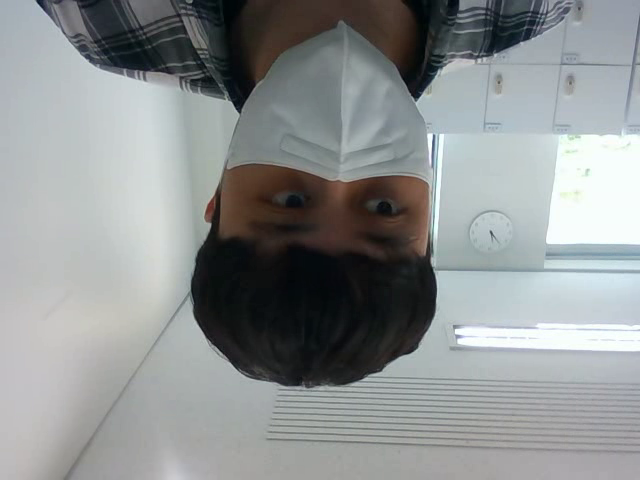
#> input picture frame 9 of Saturday.avi, 640 x 480 px, given in place of the camera
$ jupyter execute --allow-errors 20230704_01.ipynb
#> lines starting #> are read from the running program, lines starting #| are printed output that depends on the picture; after the words box and inside, x2 and y2 are one past the last pixel; in counts of white or black regions, pixels touching at a corner belong together
[cell 1]
import numpy as np
import sys
import cv2
import matplotlib.pyplot as plt

[cell 2]
src = cv2.imread('./fig_ch2/cow.png')
dst = cv2.imread('./fig_ch2/green.png')
#> (the rest of this cell did not finish here and is left out)

[cell 3]
img1 = np.zeros((400,600,3), np.uint8)
img2 = np.ones((400,600,3), np.uint8) * 255
img3 = np.full((400,600,3),(123,56,93),np.uint8)

cv2.imshow('img1',img1)
cv2.imshow('img2',img2)
cv2.imshow('img3',img3)
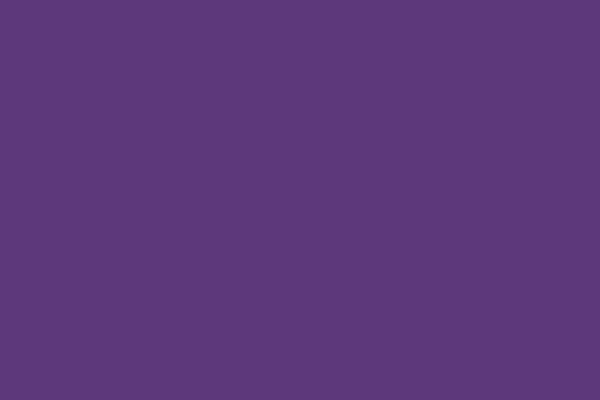
#> window 'img3': shape (400, 600, 3); mean B, G, R 123, 56, 93

cv2.waitKey()
cv2.destroyAllWindows()

[cell 4]
import os

#> (a cell that did not finish here is left out)

[cell 6]
img_BGR = cv2.imread('./fig_ch2/cat.bmp')
#> (the rest of this cell did not finish here and is left out)

[cell 7]
img = cv2.imshow('./fig_ch2/imgbin_hat.png', cv2.IMREAD_UNCHANGED)
#> (the rest of this cell did not finish here and is left out)

[cell 8]
src = cv2.imread('./fig_ch2/cat.bmp')
#> (the rest of this cell did not finish here and is left out)

[cell 9]
img = np.ones((600,1200,3), np.uint8) * 255

pt1 = (50,80)
pt2 = (200,80)
pt3 = (150,300)
color = (0,0,255)
thickness = 5

cv2.line(img, pt1, pt2, color, thickness, cv2.LINE_8)
cv2.line(img, pt2, pt3, color, thickness, cv2.LINE_AA)
cv2.arrowedLine(img, (300, 80),(300, 300), (225,0,0), thickness, cv2.LINE_AA)

cv2.rectangle(img, (50,400),(330,550),color, thickness)
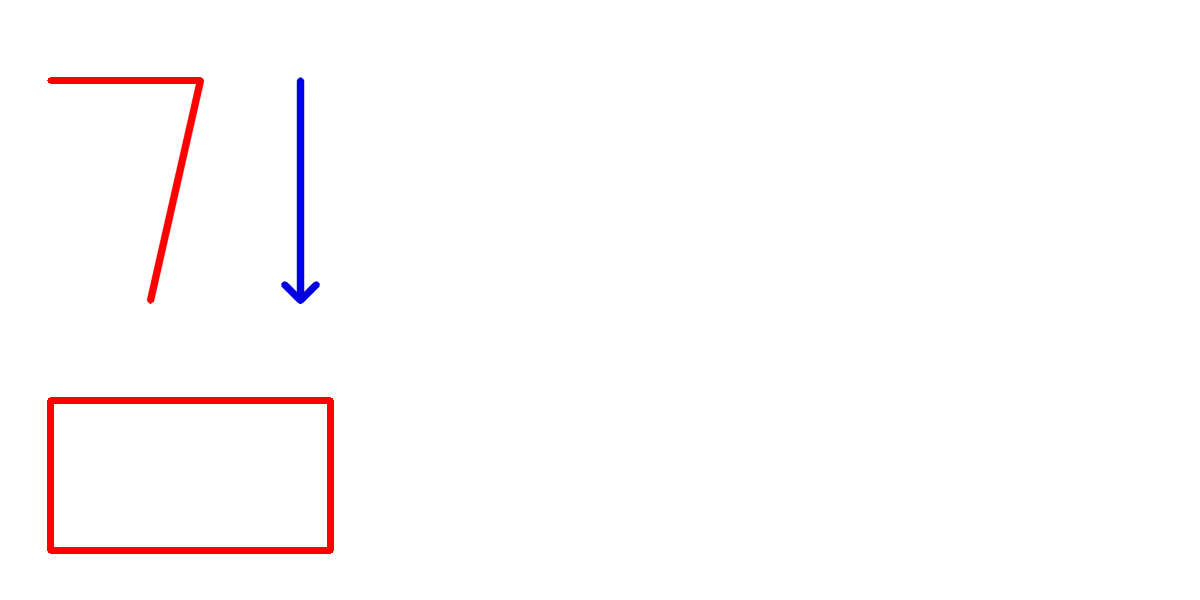
#> img: shape (600, 1200, 3); mean of channels 0, 1, 2 251.8, 251.2, 254.3; drawn as B, G, R
cv2.rectangle(img, (70,420,240,110),(0,255,0),-1)

cv2.circle(img, (800,300), 100, (0,123,65), 10, cv2.LINE_AA)

cv2.ellipse(img, (800,300), (50,100),45, 0,360,(0,0,255),10,cv2.LINE_AA)
cv2.ellipse(img, (800,300), (50,100),-45, 0,360,(255,0,0),10,cv2.LINE_AA)

cv2.putText(img, 'Hello opencv!', (600,100), cv2.FONT_HERSHEY_COMPLEX, 2,(84,156,255), 2, cv2.LINE_AA)
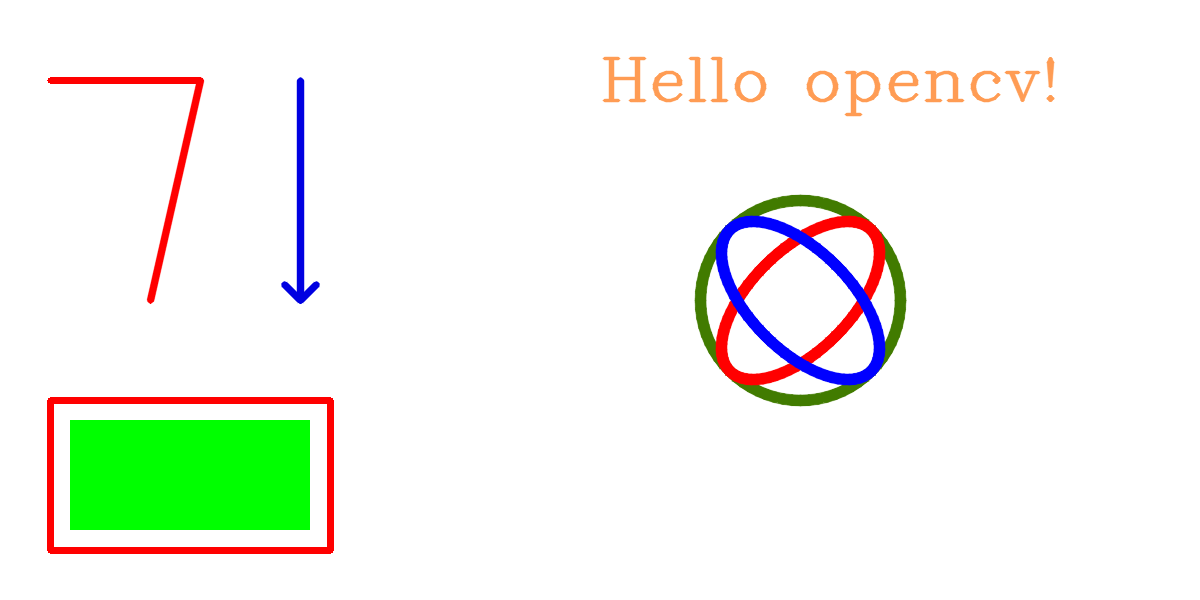
#> img: shape (600, 1200, 3); mean of channels 0, 1, 2 237.7, 245.9, 241.6; drawn as B, G, R

cv2.imshow('img', img)

cv2.waitKey()
cv2.destroyAllWindows()

[cell 10]
img = np.ones((600,1200,3), np.uint8) * 255

cv2.circle(img, (250, 200), 100, (0,255,0), 10, cv2.LINE_AA)
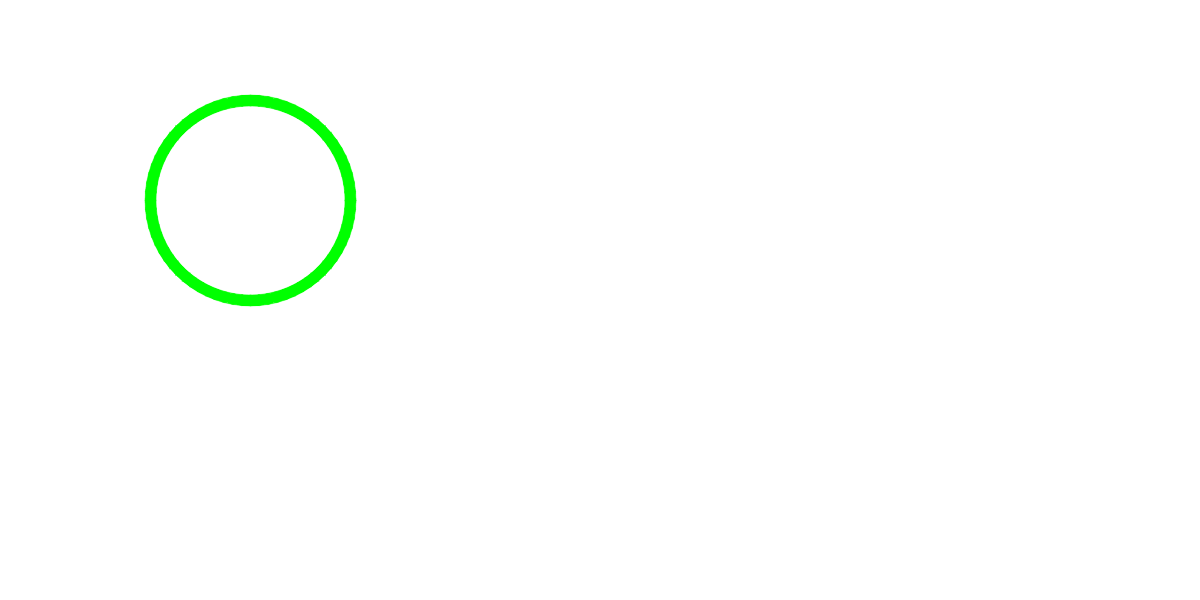
#> img: shape (600, 1200, 3); mean of channels 0, 1, 2 252.5, 255, 252.5; drawn as B, G, R
cv2.ellipse(img, (250, 200), (50,100),45, 0,360,(0,0,255),10,cv2.LINE_AA)
cv2.ellipse(img, (250, 200), (50,100),-45, 0,360,(255,0,0),10,cv2.LINE_AA)

cv2.line(img, (400,90),(400,310),(0,0,255),10, cv2.LINE_AA)

cv2.line(img, (170,350),(170,500),(0,0,255),10, cv2.LINE_AA)
cv2.line(img, (170,500),(410,500),(0,0,255),10, cv2.LINE_AA)

cv2.line(img, (800, 100),(600, 250),(0,0,255),10, cv2.LINE_AA)
cv2.arrowedLine(img, (800, 100),(1000, 250), (0,0,255),10, cv2.LINE_AA)

cv2.line(img, (1100, 80),(1100, 270),(0,0,255),10, cv2.LINE_AA)
cv2.line(img, (1100, 95),(1150, 95),(0,0,255),10, cv2.LINE_AA)

cv2.rectangle(img, (600,320,500,200),(0,0,0),-1)
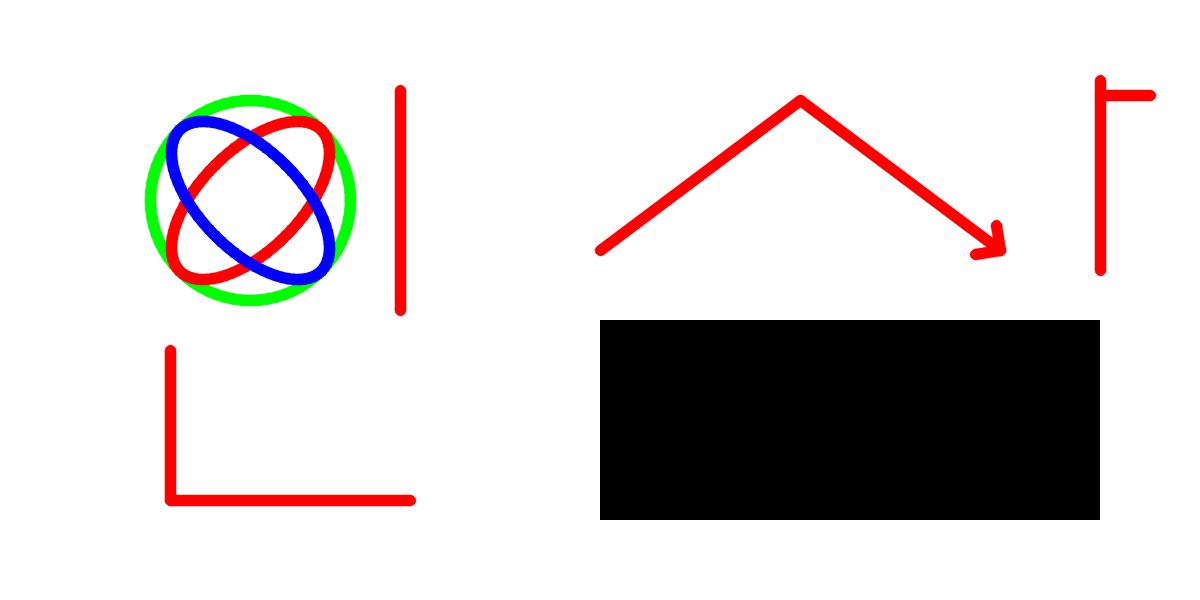
#> img: shape (600, 1200, 3); mean of channels 0, 1, 2 210.2, 210.1, 215.7; drawn as B, G, R

cv2.imshow('img', img)

cv2.waitKey()
cv2.destroyAllWindows()

[cell 11]
cap = cv2.VideoCapture(0)

if not cap.isOpened():
    print('Video open failed')
    sys.exit()

while True:
    ret, frame = cap.read()
#> frame is the input picture: shape (480, 640, 3); mean B, G, R 146.1, 145.8, 141.9

    if not ret:
        print('frame read failed')
        break
    cv2.circle(frame,(100,100),50,(0,0,255),5,cv2.LINE_AA)
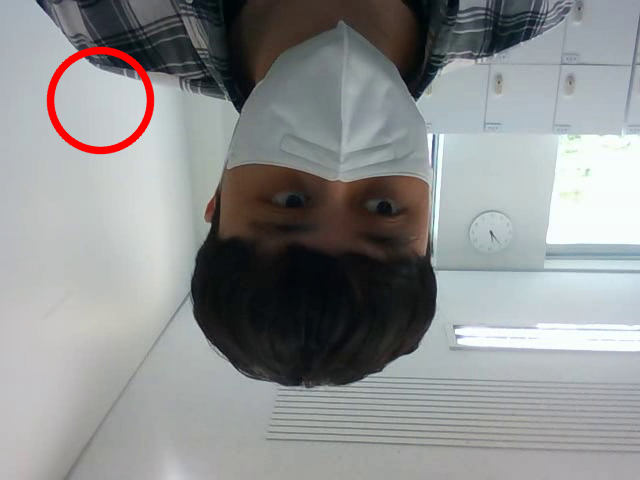
#> frame: shape (480, 640, 3); 0.9% of pixels changed, all inside (x1, y1, x2, y2) = (46, 46, 155, 155)
    edge = cv2.Canny(frame, 50,150)
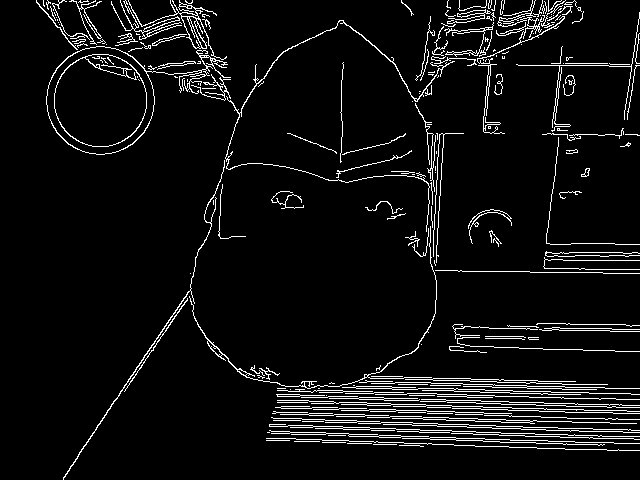
#> edge: shape (480, 640); 6.1% white in thin lines or dots

    cv2.imshow('frame', frame)
    cv2.imshow('edge', edge)

    if cv2.waitKey(20) == 27:
#> (key Esc is pressed here)
        break

cv2.destroyAllWindows()
cap.release()

[cell 12]
cap = cv2.VideoCapture(0)

if not cap.isOpened():
    print('Video capture failed')
    sys.exit()

w = int(cap.get(cv2.CAP_PROP_FRAME_WIDTH))
h = int(cap.get(cv2.CAP_PROP_FRAME_HEIGHT))
fps = int(cap.get(cv2.CAP_PROP_FPS))
fourcc = cv2.VideoWriter_fourcc(*'DIVX')

out = cv2.VideoWriter('output_edge.avi', fourcc, fps, (w,h))

while True:
    ret, frame = cap.read()

    if not ret:
        print('frame read failed')
        break
    # cv2.circle(frame, (200,100),100,(0,0,255),10,cv2.LINE_AA)
    edge = cv2.Canny(frame, 50,100)
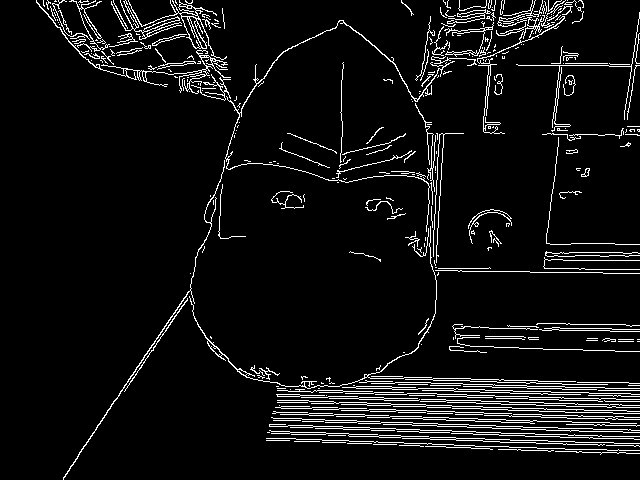
#> edge: shape (480, 640); 6.6% white in thin lines or dots
    edge = cv2.cvtColor(edge, cv2.COLOR_GRAY2BGR)
#> edge: shape (480, 640, 3); 6.6% white in thin lines or dots
    cv2.imshow('frame', frame)
    cv2.imshow('edge', edge)

    out.write(edge)

    if cv2.waitKey(20) == 27:
#> (key Esc is pressed here)
        break

cv2.destroyAllWindows()
cap.release()
out.release()
